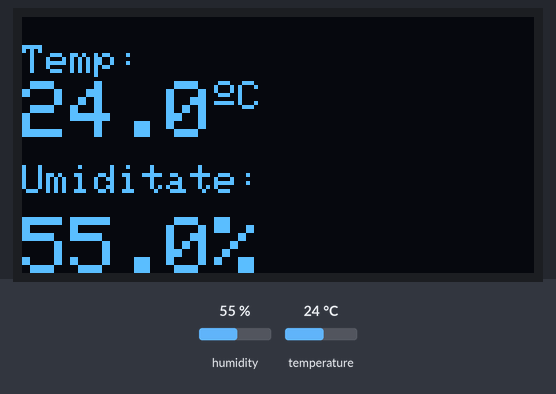
A sketch run on a simulated ESP32. On the bench: 128×64 one-colour display. Inputs (shaded band) come from the test bench; at power-on: humidity 55 %, temperature 24 °C. WiFi joins after 1.5 s; servers stay silent unless stated; what the sketch prints to the serial monitor is not drawn.

Above: at 5.6 s.
5.7 s: humidity set to 22 %
At 10.5 s:
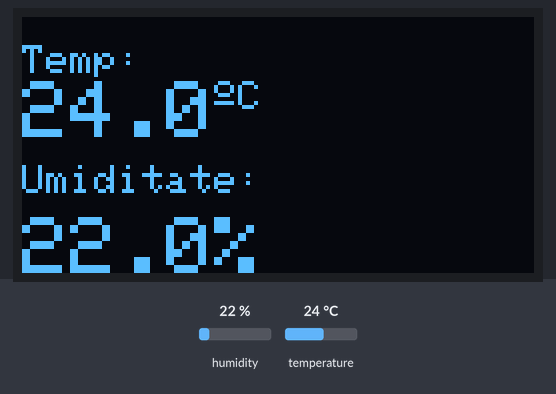
11.5 s: temperature set to 12 °C
At 16.0 s:
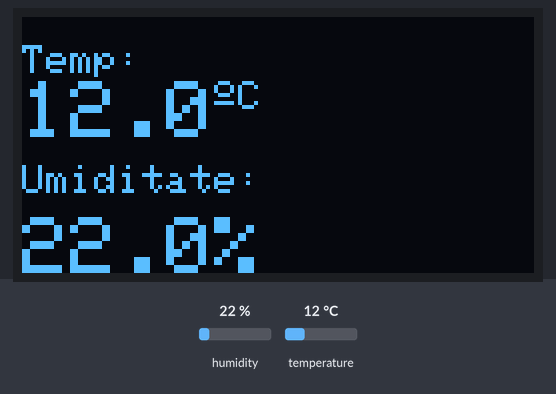
16.6 s: humidity set to 40 %
At 21.3 s:
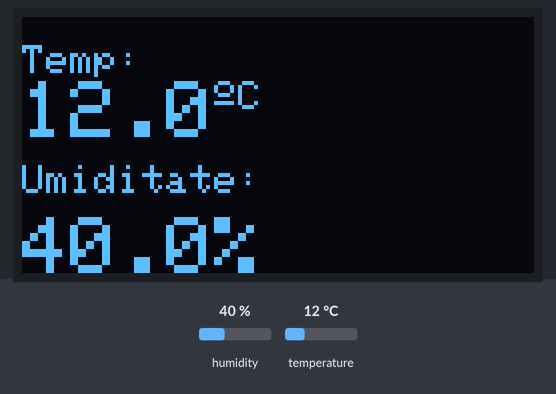
21.6 s: temperature set to 19 °C
At 25.9 s:
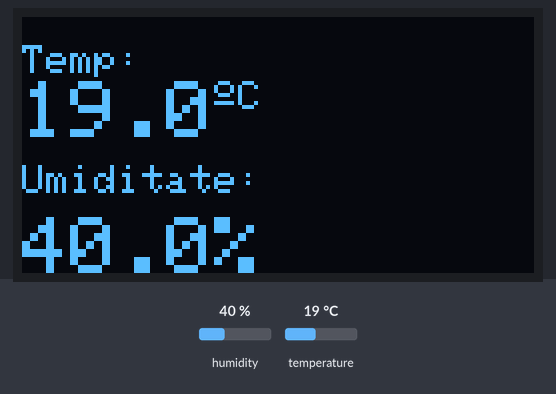
Timing chart, 0 to 27.4 s (numbered marks = the images above; inputs shaded):
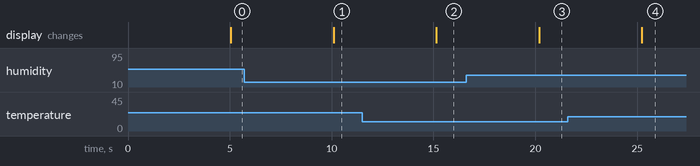

Measured:
- after the input at 5.7 s, the display: changes after 4.4 s (image 1)
- after the input at 11.5 s, the display: changes after 3.6 s (image 2)
- after the input at 16.6 s, the display: changes after 3.6 s (image 3)
- after the input at 21.6 s, the display: changes after 3.6 s (image 4)

The sketch:

Molnar_ESP32project.ino
```cpp
#include <WiFi.h>
#include <Wire.h>
#include <Adafruit_GFX.h>
#include <Adafruit_SH110X.h>
#include <Adafruit_Sensor.h>
#include <DHT.h>
#include "ESPAsyncWebServer.h"

// --- Configurare Retea & Parametri ---
const char *ssid = "432";
const char *password = "doamneleajuta432";
#define WIFI_TIMEOUT 20000
#define WIFI_RETRY_TIME 5000

// Pini si Senzor
#define PIN_DHT 27
#define DHT_TYPE DHT22
#define UPDATE_RATE 5000
#define MAX_RETRIES 5

DHT dht(PIN_DHT, DHT_TYPE);

// Setari Display OLED
#define OLED_W 128
#define OLED_H 64
#define SDA_PIN 19
#define SCL_PIN 18
#define RST_PIN -1
#define ADDR_OLED 0x3C

Adafruit_SH1106G display(OLED_W, OLED_H, &Wire, RST_PIN);
AsyncWebServer server(80);

// Variabile stare sistem
float temp_val = 0.0;
float hum_val = 0.0;
bool is_sensor_error = false;
unsigned long prev_millis = 0;
int fail_counter = 0;

struct Reading {
  float t;
  float h;
  bool ok;
};

// Rutina conectare WiFi
bool startWiFi() {
  Serial.print("Connecting");
  WiFi.mode(WIFI_STA);
  WiFi.begin(ssid, password);

  unsigned long start_time = millis();
  while (WiFi.status() != WL_CONNECTED && (millis() - start_time < WIFI_TIMEOUT)) {
    Serial.print(".");
    delay(500);
  }

  if (WiFi.status() != WL_CONNECTED) {
    Serial.println("\nWiFi connection failed!");
    return false;
  }

  Serial.println("\nReady!");
  Serial.print("IP: ");
  Serial.println(WiFi.localIP());
  return true;
}

Reading getSensorData() {
  Reading r;
  r.t = dht.readTemperature();
  r.h = dht.readHumidity();

  // Validare date primite
  r.ok = !isnan(r.t) && !isnan(r.h) &&
         r.t > -40.0 && r.t < 80.0 &&
         r.h >= 0.0 && r.h <= 100.0;

  return r;
}

void refreshScreen(const Reading& d) {
  display.clearDisplay();
  display.setTextColor(SH110X_WHITE);

  if (!d.ok) {
    display.setTextSize(1);
    display.setCursor(0, 20);
    display.println("Senzor Off!");
    display.println("Verifica firele");
    display.display();
    return;
  }

  // Randare Temperatura
  display.setTextSize(1);
  display.setCursor(0, 7);
  display.print("Temp: ");
  display.setTextSize(2);
  display.setCursor(0, 16);
  display.print(d.t, 1);
  display.setTextSize(1);
  display.cp437(true);
  display.write(167);
  display.print("C");

  // Randare Umiditate
  display.setTextSize(1);
  display.setCursor(0, 37);
  display.print("Umiditate: ");
  display.setTextSize(2);
  display.setCursor(0, 50);
  display.print(d.h, 1);
  display.print("%");

  display.display();
}

void onDataRequest(AsyncWebServerRequest *request) {
  String out = "{";
  out += "\"temperature\":" + String(temp_val, 1) + ",";
  out += "\"humidity\":" + String(hum_val, 1) + ",";
  out += "\"status\":\"" + String(is_sensor_error ? "error" : "ok") + "\"";
  out += "}";
  request->send(200, "application/json", out);
}

const char index_html[] PROGMEM = R"rawliteral(
<!DOCTYPE HTML><html>
<head>
  <meta charset="UTF-8">
  <meta name="viewport" content="width=device-width, initial-scale=1">
  <script src="https://cdn.jsdelivr.net/npm/chart.js"></script>
  <style>
    body { font-family: 'Segoe UI', Tahoma, Geneva, Verdana, sans-serif; text-align: center; background: #f4f4f4; padding: 15px; }
    .card { background: white; padding: 20px; border-radius: 10px; box-shadow: 0 2px 5px rgba(0,0,0,0.1); max-width: 850px; margin: auto; }
    h2 { color: #444; }
    p { font-size: 1.2rem; }
    .err-text { color: #d9534f; font-weight: bold; }
    .st-label { font-size: 0.9rem; color: #888; }
    canvas { margin-top: 20px; }
  </style>
</head>
<body>
  <div class="card">
    <h2>Monitorizare DHT22 (ESP32)</h2>
    <p>Temp: <span id="t_val">--</span> °C</p>
    <p>Umiditate: <span id="h_val">--</span> %</p>
    <p class="st-label">Status: <span id="st_val">--</span></p>
    <div style="height: 300px;"><canvas id="chartT"></canvas></div>
    <div style="height: 300px;"><canvas id="chartH"></canvas></div>
  </div>

  <script>
    let limit = 20;
    let t_arr = [], h_arr = [], time_arr = [];

    const makeCfg = (title, color) => ({
      type: 'line',
      data: { labels: [], datasets: [{ label: title, data: [], borderColor: color, fill: false, tension: 0.3 }] },
      options: { responsive: true, maintainAspectRatio: false }
    });

    const cT = new Chart(document.getElementById('chartT'), makeCfg('Temp (°C)', '#e74c3c'));
    const cH = new Chart(document.getElementById('chartH'), makeCfg('Hum (%)', '#3498db'));

    function pullData() {
      fetch('/get-data').then(r => r.json()).then(res => {
        const ts = new Date().toLocaleTimeString();
        document.getElementById('st_val').innerText = res.status;
        document.getElementById('st_val').className = res.status === 'ok' ? '' : 'err-text';

        if(res.status === 'ok') {
          document.getElementById('t_val').innerText = res.temperature.toFixed(1);
          document.getElementById('h_val').innerText = res.humidity.toFixed(1);

          if(time_arr.length >= limit) {
            time_arr.shift(); t_arr.shift(); h_arr.shift();
          }
          time_arr.push(ts); t_arr.push(res.temperature); h_arr.push(res.humidity);

          cT.data.labels = time_arr; cT.data.datasets[0].data = t_arr;
          cH.data.labels = time_arr; cH.data.datasets[0].data = h_arr;
          cT.update(); cH.update();
        }
      }).catch(e => console.log("Fetch error"));
    }
    setInterval(pullData, 5000);
    pullData();
  </script>
</body>
</html>
)rawliteral";

void setup() {
  Serial.begin(115200);

  Wire.begin(SDA_PIN, SCL_PIN);
  if (!display.begin(ADDR_OLED, true)) {
    Serial.println("OLED Init failed");
    for(;;);
  }

  dht.begin();

  display.clearDisplay();
  display.setTextSize(1);
  display.setTextColor(SH110X_WHITE);
  display.setCursor(0, 0);
  display.println("System Boot...");
  display.display();

  if (!startWiFi()) {
    display.clearDisplay();
    display.println("WiFi Error!");
    display.display();
    delay(WIFI_RETRY_TIME);
    ESP.restart();
  }

  // Definire Endpoint-uri
  server.on("/", HTTP_GET, [](AsyncWebServerRequest *req) {
    req->send_P(200, "text/html", index_html);
  });

  server.on("/get-data", HTTP_GET, onDataRequest);

  server.begin();
  Serial.println("Server started.");
}

void loop() {
  unsigned long now = millis();

  if (now - prev_millis >= UPDATE_RATE) {
    prev_millis = now;

    Reading current = getSensorData();

    if (current.ok) {
      temp_val = current.t;
      hum_val = current.h;
      fail_counter = 0;
      is_sensor_error = false;
    } else {
      fail_counter++;
      if (fail_counter >= MAX_RETRIES) is_sensor_error = true;
    }

    refreshScreen(current);
  }

  // Keep-alive WiFi
  if (WiFi.status() != WL_CONNECTED) {
    Serial.println("Reconnecting...");
    startWiFi();
  }

  delay(50); // Small breathe
}
```
